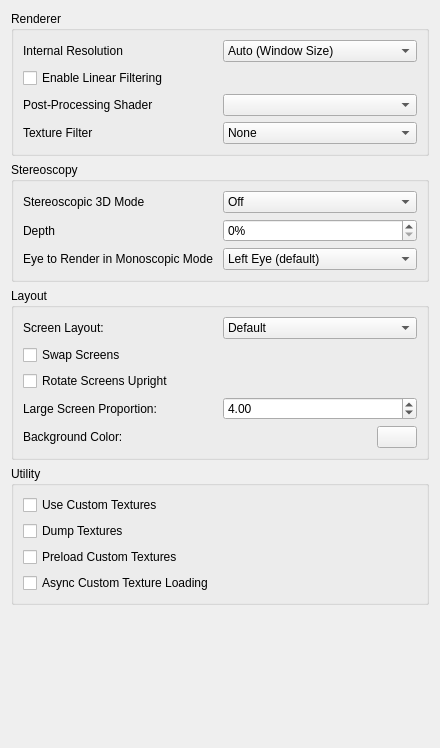
<?xml version="1.0" encoding="UTF-8"?>
<ui version="4.0">
 <class>ConfigureEnhancements</class>
 <widget class="QWidget" name="ConfigureEnhancements">
  <property name="geometry">
   <rect>
    <x>0</x>
    <y>0</y>
    <width>440</width>
    <height>748</height>
   </rect>
  </property>
  <property name="minimumSize">
   <size>
    <width>0</width>
    <height>0</height>
   </size>
  </property>
  <property name="windowTitle">
   <string>Form</string>
  </property>
  <layout class="QVBoxLayout" name="verticalLayout">
   <item>
    <widget class="QGroupBox" name="rendererBox">
     <property name="title">
      <string>Renderer</string>
     </property>
     <layout class="QVBoxLayout" name="verticalLayout_6">
      <item>
       <widget class="QWidget" name="widget_resolution" native="true">
        <layout class="QHBoxLayout" name="horizontalLayout">
         <property name="leftMargin">
          <number>0</number>
         </property>
         <property name="topMargin">
          <number>0</number>
         </property>
         <property name="rightMargin">
          <number>0</number>
         </property>
         <property name="bottomMargin">
          <number>0</number>
         </property>
         <item>
          <widget class="QLabel" name="resolution_label">
           <property name="text">
            <string>Internal Resolution</string>
           </property>
          </widget>
         </item>
         <item>
          <widget class="QComboBox" name="resolution_factor_combobox">
           <item>
            <property name="text">
             <string>Auto (Window Size)</string>
            </property>
           </item>
           <item>
            <property name="text">
             <string>Native (400x240)</string>
            </property>
           </item>
           <item>
            <property name="text">
             <string>2x Native (800x480)</string>
            </property>
           </item>
           <item>
            <property name="text">
             <string>3x Native (1200x720)</string>
            </property>
           </item>
           <item>
            <property name="text">
             <string>4x Native (1600x960)</string>
            </property>
           </item>
           <item>
            <property name="text">
             <string>5x Native (2000x1200)</string>
            </property>
           </item>
           <item>
            <property name="text">
             <string>6x Native (2400x1440)</string>
            </property>
           </item>
           <item>
            <property name="text">
             <string>7x Native (2800x1680)</string>
            </property>
           </item>
           <item>
            <property name="text">
             <string>8x Native (3200x1920)</string>
            </property>
           </item>
           <item>
            <property name="text">
             <string>9x Native (3600x2160)</string>
            </property>
           </item>
           <item>
            <property name="text">
             <string>10x Native (4000x2400)</string>
            </property>
           </item>
          </widget>
         </item>
        </layout>
       </widget>
      </item>
      <item>
       <widget class="QCheckBox" name="toggle_linear_filter">
        <property name="text">
         <string>Enable Linear Filtering</string>
        </property>
       </widget>
      </item>
      <item>
       <widget class="QWidget" name="widget_shader" native="true">
        <layout class="QHBoxLayout" name="horizontalLayout_11">
         <property name="leftMargin">
          <number>0</number>
         </property>
         <property name="topMargin">
          <number>0</number>
         </property>
         <property name="rightMargin">
          <number>0</number>
         </property>
         <property name="bottomMargin">
          <number>0</number>
         </property>
         <item>
          <widget class="QLabel" name="shader_label">
           <property name="text">
            <string>Post-Processing Shader</string>
           </property>
          </widget>
         </item>
         <item>
          <widget class="QComboBox" name="shader_combobox"/>
         </item>
        </layout>
       </widget>
      </item>
      <item>
       <widget class="QWidget" name="widget_texture_filter" native="true">
        <layout class="QHBoxLayout" name="horizontalLayout_3">
         <property name="leftMargin">
          <number>0</number>
         </property>
         <property name="topMargin">
          <number>0</number>
         </property>
         <property name="rightMargin">
          <number>0</number>
         </property>
         <property name="bottomMargin">
          <number>0</number>
         </property>
         <item>
          <widget class="QLabel" name="texture_filter_label">
           <property name="text">
            <string>Texture Filter</string>
           </property>
          </widget>
         </item>
         <item>
          <widget class="QComboBox" name="texture_filter_combobox">
           <item>
            <property name="text">
             <string>None</string>
            </property>
           </item>
           <item>
            <property name="text">
             <string>Anime4K</string>
            </property>
           </item>
           <item>
            <property name="text">
             <string>Bicubic</string>
            </property>
           </item>
           <item>
            <property name="text">
             <string>ScaleForce</string>
            </property>
           </item>
           <item>
            <property name="text">
             <string>xBRZ</string>
            </property>
           </item>
           <item>
            <property name="text">
             <string>MMPX</string>
            </property>
           </item>
          </widget>
         </item>
        </layout>
       </widget>
      </item>
     </layout>
    </widget>
   </item>
   <item>
    <widget class="QGroupBox" name="stereo_group">
     <property name="title">
      <string>Stereoscopy</string>
     </property>
     <layout class="QVBoxLayout" name="verticalLayout_4">
      <item>
       <layout class="QHBoxLayout" name="horizontalLayout_5">
        <item>
         <widget class="QLabel" name="label_4">
          <property name="text">
           <string>Stereoscopic 3D Mode</string>
          </property>
         </widget>
        </item>
        <item>
         <widget class="QComboBox" name="render_3d_combobox">
          <item>
           <property name="text">
            <string>Off</string>
           </property>
          </item>
          <item>
           <property name="text">
            <string>Side by Side</string>
           </property>
          </item>
          <item>
           <property name="text">
            <string>Anaglyph</string>
           </property>
          </item>
          <item>
           <property name="text">
            <string>Interlaced</string>
           </property>
          </item>
          <item>
           <property name="text">
            <string>Reverse Interlaced</string>
           </property>
          </item>
         </widget>
        </item>
       </layout>
      </item>
      <item>
       <layout class="QHBoxLayout" name="horizontalLayout_7">
        <item>
         <widget class="QLabel" name="label_3">
          <property name="text">
           <string>Depth</string>
          </property>
         </widget>
        </item>
        <item>
         <widget class="QSpinBox" name="factor_3d">
          <property name="suffix">
           <string>%</string>
          </property>
          <property name="minimum">
           <number>0</number>
          </property>
          <property name="maximum">
           <number>300</number>
          </property>
          <property name="value">
           <number>0</number>
          </property>
         </widget>
        </item>
       </layout>
      </item>
      <item>
       <layout class="QHBoxLayout" name="horizontalLayout_9">
        <item>
         <widget class="QLabel" name="label_6">
          <property name="text">
           <string>Eye to Render in Monoscopic Mode</string>
          </property>
         </widget>
        </item>
        <item>
         <widget class="QComboBox" name="mono_rendering_eye">
          <item>
           <property name="text">
            <string>Left Eye (default)</string>
           </property>
          </item>
          <item>
           <property name="text">
            <string>Right Eye</string>
           </property>
          </item>
         </widget>
        </item>
       </layout>
      </item>
     </layout>
    </widget>
   </item>
   <item>
    <widget class="QGroupBox" name="layout_group">
     <property name="title">
      <string>Layout</string>
     </property>
     <layout class="QVBoxLayout" name="verticalLayout_3">
      <item>
       <widget class="QWidget" name="widget_layout" native="true">
        <layout class="QHBoxLayout" name="screen_layout_group">
         <property name="leftMargin">
          <number>0</number>
         </property>
         <property name="topMargin">
          <number>0</number>
         </property>
         <property name="rightMargin">
          <number>0</number>
         </property>
         <property name="bottomMargin">
          <number>0</number>
         </property>
         <item>
          <widget class="QLabel" name="layout_label">
           <property name="text">
            <string>Screen Layout:</string>
           </property>
          </widget>
         </item>
         <item>
          <widget class="QComboBox" name="layout_combobox">
           <item>
            <property name="text">
             <string>Default</string>
            </property>
           </item>
           <item>
            <property name="text">
             <string>Single Screen</string>
            </property>
           </item>
           <item>
            <property name="text">
             <string>Large Screen</string>
            </property>
           </item>
           <item>
            <property name="text">
             <string>Side by Side</string>
            </property>
           </item>
           <item>
            <property name="text">
             <string>Separate Windows</string>
            </property>
           </item>
           <item>
            <property name="text">
             <string>Hybrid Screen</string>
            </property>
           </item>
          </widget>
         </item>
        </layout>
       </widget>
      </item>
      <item>
       <widget class="QCheckBox" name="toggle_swap_screen">
        <property name="text">
         <string>Swap Screens</string>
        </property>
       </widget>
      </item>
      <item>
       <widget class="QCheckBox" name="toggle_upright_screen">
        <property name="text">
         <string>Rotate Screens Upright</string>
        </property>
       </widget>
      </item>
      <item>
       <widget class="QWidget" name="widget" native="true">
        <layout class="QHBoxLayout" name="proportion_layout">
         <property name="leftMargin">
          <number>0</number>
         </property>
         <property name="topMargin">
          <number>0</number>
         </property>
         <property name="rightMargin">
          <number>0</number>
         </property>
         <property name="bottomMargin">
          <number>0</number>
         </property>
         <item>
          <widget class="QLabel" name="label_31">
           <property name="text">
            <string>Large Screen Proportion:</string>
           </property>
          </widget>
         </item>
         <item>
          <widget class="QDoubleSpinBox" name="large_screen_proportion">
           <property name="minimum">
            <double>1.000000000000000</double>
           </property>
           <property name="maximum">
            <double>16.000000000000000</double>
           </property>
           <property name="value">
            <double>4.000000000000000</double>
           </property>
          </widget>
         </item>
        </layout>
       </widget>
      </item>
      <item>
       <widget class="QWidget" name="bg_color_group" native="true">
        <layout class="QHBoxLayout" name="bg_color_group_2">
         <property name="leftMargin">
          <number>0</number>
         </property>
         <property name="topMargin">
          <number>0</number>
         </property>
         <property name="rightMargin">
          <number>0</number>
         </property>
         <property name="bottomMargin">
          <number>0</number>
         </property>
         <item>
          <widget class="QLabel" name="bg_label">
           <property name="text">
            <string>Background Color:</string>
           </property>
          </widget>
         </item>
         <item>
          <widget class="QPushButton" name="bg_button">
           <property name="maximumSize">
            <size>
             <width>40</width>
             <height>16777215</height>
            </size>
           </property>
          </widget>
         </item>
        </layout>
       </widget>
      </item>
     </layout>
    </widget>
   </item>
   <item>
    <widget class="QGroupBox" name="utilityBox">
     <property name="title">
      <string>Utility</string>
     </property>
     <layout class="QVBoxLayout" name="verticalLayout_8">
      <item>
       <widget class="QCheckBox" name="toggle_custom_textures">
        <property name="toolTip">
         <string>&lt;html&gt;&lt;head/&gt;&lt;body&gt;&lt;p&gt;Replace textures with PNG files.&lt;/p&gt;&lt;p&gt;Textures are loaded from load/textures/[Title ID]/.&lt;/p&gt;&lt;/body&gt;&lt;/html&gt;</string>
        </property>
        <property name="text">
         <string>Use Custom Textures</string>
        </property>
       </widget>
      </item>
      <item>
       <widget class="QCheckBox" name="toggle_dump_textures">
        <property name="toolTip">
         <string>&lt;html&gt;&lt;head/&gt;&lt;body&gt;&lt;p&gt;Dump textures to PNG files.&lt;/p&gt;&lt;p&gt;Textures are dumped to dump/textures/[Title ID]/.&lt;/p&gt;&lt;/body&gt;&lt;/html&gt;</string>
        </property>
        <property name="text">
         <string>Dump Textures</string>
        </property>
       </widget>
      </item>
      <item>
       <widget class="QCheckBox" name="toggle_preload_textures">
        <property name="toolTip">
         <string>&lt;html&gt;&lt;head/&gt;&lt;body&gt;&lt;p&gt;Load all custom textures into memory on boot, instead of loading them when the game requires them.&lt;/p&gt;&lt;/body&gt;&lt;/html&gt;</string>
        </property>
        <property name="text">
         <string>Preload Custom Textures</string>
        </property>
       </widget>
      </item>
      <item>
       <widget class="QCheckBox" name="toggle_async_custom_loading">
        <property name="toolTip">
         <string>&lt;html&gt;&lt;head/&gt;&lt;body&gt;&lt;p&gt;Load custom textures asynchronously with background threads to reduce loading stutter&lt;/p&gt;&lt;/body&gt;&lt;/html&gt;</string>
        </property>
        <property name="text">
         <string>Async Custom Texture Loading</string>
        </property>
       </widget>
      </item>
     </layout>
    </widget>
   </item>
   <item>
    <spacer name="verticalSpacer">
     <property name="orientation">
      <enum>Qt::Vertical</enum>
     </property>
     <property name="sizeHint" stdset="0">
      <size>
       <width>20</width>
       <height>165</height>
      </size>
     </property>
    </spacer>
   </item>
  </layout>
 </widget>
 <tabstops>
  <tabstop>resolution_factor_combobox</tabstop>
  <tabstop>toggle_linear_filter</tabstop>
  <tabstop>shader_combobox</tabstop>
  <tabstop>texture_filter_combobox</tabstop>
  <tabstop>render_3d_combobox</tabstop>
  <tabstop>factor_3d</tabstop>
  <tabstop>mono_rendering_eye</tabstop>
  <tabstop>layout_combobox</tabstop>
  <tabstop>toggle_swap_screen</tabstop>
  <tabstop>toggle_upright_screen</tabstop>
  <tabstop>large_screen_proportion</tabstop>
  <tabstop>bg_button</tabstop>
  <tabstop>toggle_custom_textures</tabstop>
  <tabstop>toggle_dump_textures</tabstop>
  <tabstop>toggle_preload_textures</tabstop>
 </tabstops>
 <resources/>
 <connections/>
</ui>
